Frame 1 (no input): blank canvas, image omitted
Frame 60 (the mouse pressed at the canvas centre just before this capture): blank canvas, image omitted
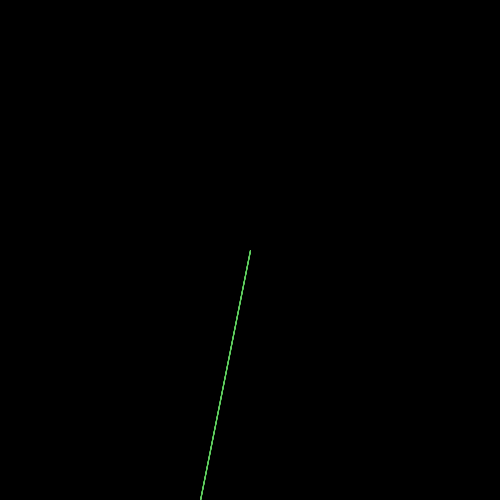
Frame 120 (the mouse held since frame 60 and released just before this capture)

The Processing sketch whose frames 1 and 60 were blank and that drew this single picture after the mouse press (run headless with seeded random() and noise(); from frame 60 on, the mouse is pressed at the canvas centre):

// Processing sketch: processing_2479
// ── processing_2479.pde

/*

cindy Ng
turquois sq
June 16, 2009
cindy.ng@cindysng.com
*/

boolean isDrawing = false;  
  
//this is the setup wrapper. Anything in here happens once at the start of the program.  
  
void setup() {  
  size(500,500);  
  background(0);   
  smooth(); 

    
    
};  
  
//this is the draw wrapper. Anything in here happens once per frame.   
  
void draw(){  
    
 if (isDrawing){  
    
 
   stroke(100,200,100,30); 
  line(200,500,mouseX,mouseY);  
  stroke(50,102,70,70); 
  fill(0,34,78,70); 

 
   
 
  
 };  
    
};  
  
  
void mousePressed(){  
  isDrawing = !isDrawing;  
};  
 
